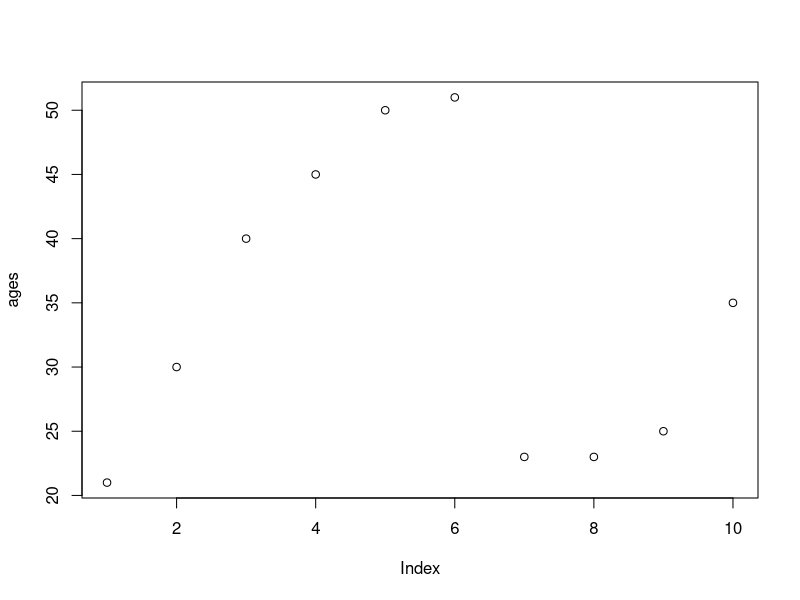
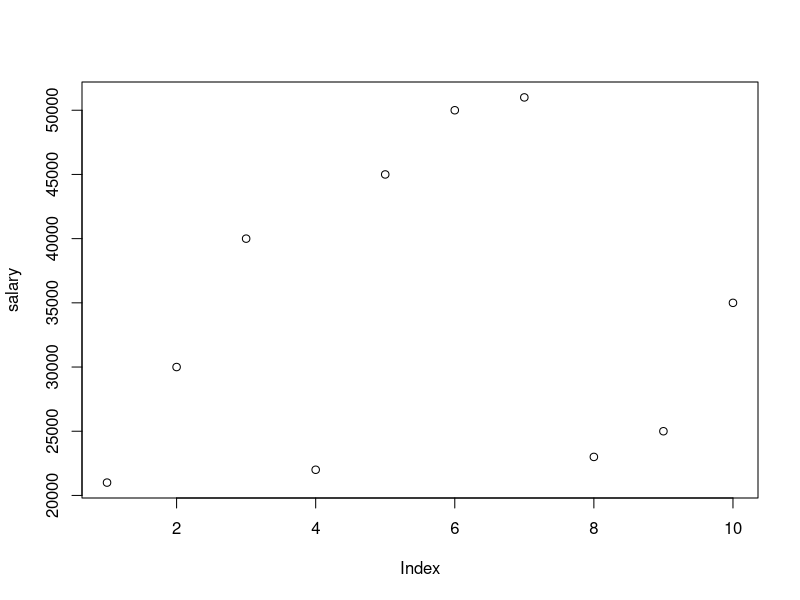
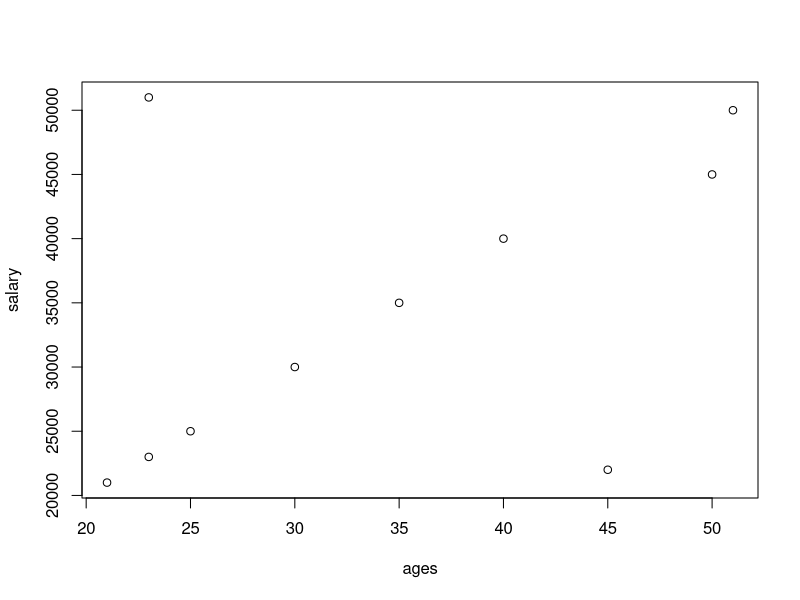
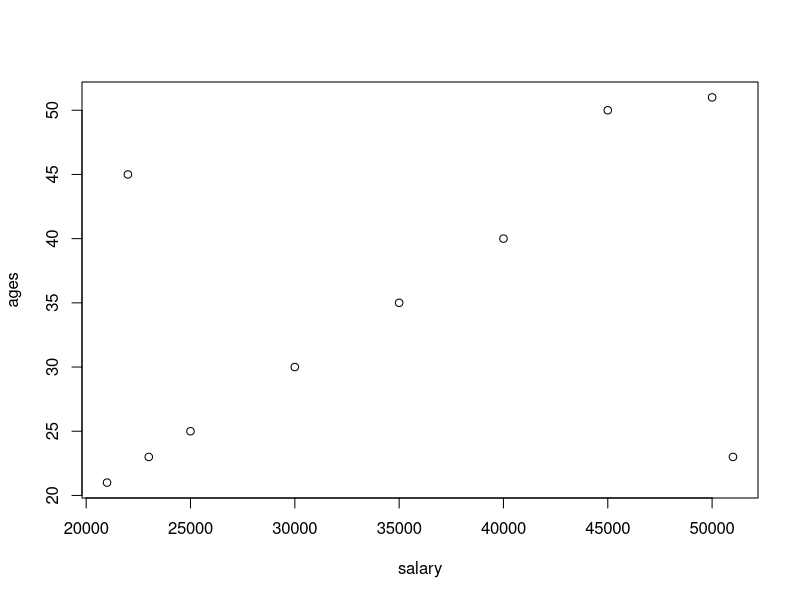
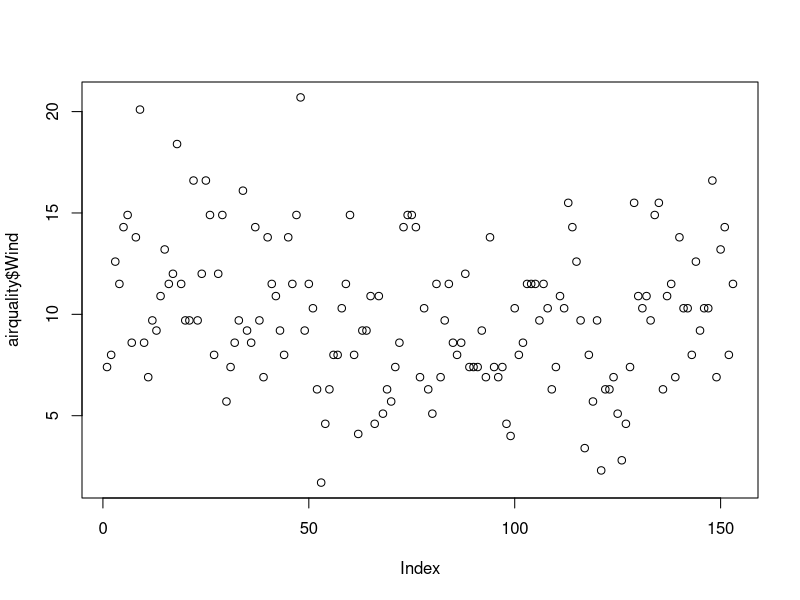
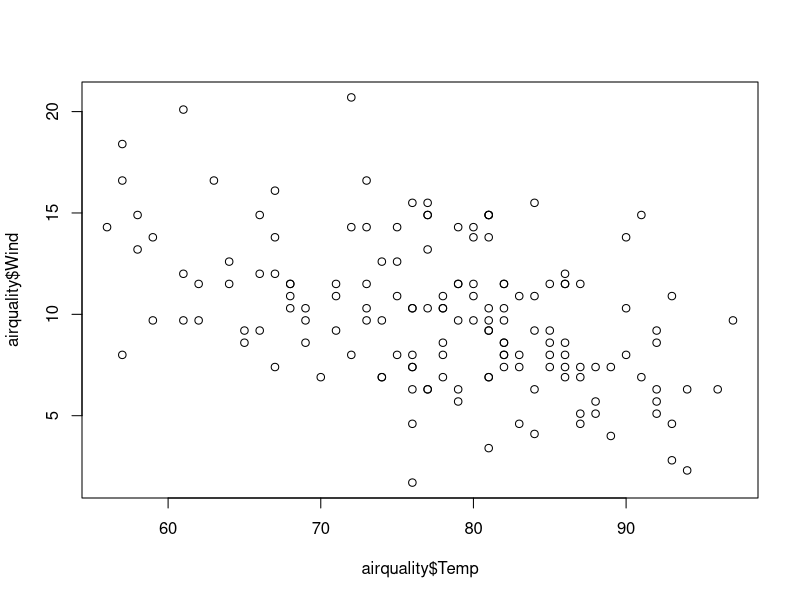
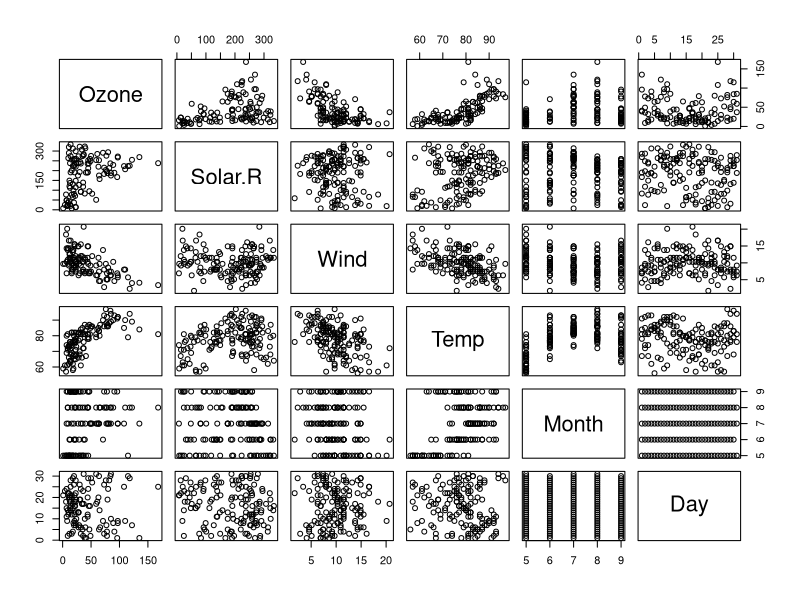
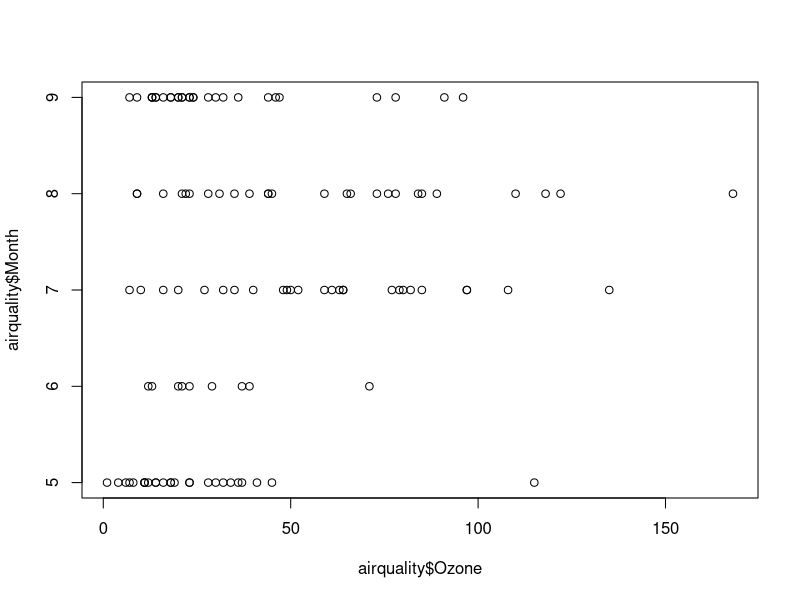

The R script that drew these images, in order: (Note: this script raises an error after producing the figures.)
ages = c(21,30,40,45,50,51,23,23,25,35)
plot(ages)
salary = c(21000,30000,40000,22000,45000,50000,51000,23000,25000,35000)
plot(salary)
plot(ages,salary)
plot(salary,ages)
help(plot)
airquality =  datasets::airquality
head(airquality,10)
summary(airquality,c[,5])
summary(airquality)
#visualization
plot(airquality$Wind)
plot(airquality$Temp,airquality$Wind,type="p")
plot(airquality)
plot(airquality$Ozone,airquality$Month)
plot(airquality$Wind,type= "l")
plot (airquality$wind,type= "b")
plot(airquality$Wind,
     xlab = "Ozone Concentration",
     ylab = "no of Instances",
     main = "Ozone levels in sikar",
     col = "red",
     type = "l")
#horizontal bar plot
barplot(airquality$Ozone,
        main = "ozone concenteration",
        ylab = "ozone levels",
        col = "blue",
        horiz = T,
        axes = T)
help(barplot)
#histogram
hist(airquality$Temp,
     main = "Solar Radiation values in air",
     xlab = "Solar Red",
     col = "blue",
     border = "red")
help(hist)
#single box plot
boxplot(airquality$Wind,
        main = "Boxplot",
        col = "blue",
        horizontal = T)
boxplot.stats(airquality$Wind)$out

#multiple box plot
boxplot(airquality[,1:4],
        main = "Multiple box plot",
        horizontal = TRUE,
        col = "red")
help(par)
par(mfrow=c(3,3),mar=c(1,2,1,2),las = 0,bty="o")
plot(airquality$Ozone)
plot(airquality$Ozone,airquality$Wind)
plot(airquality$Ozone,type="l")
plot(airquality$Wind,type="p")
boxplot(airquality$Wind,
        main = "Boxplot",
        col = "blue",
        horizontal = T)
boxplot(airquality[,1:4],
        main = "Multiple box plot",
        horizontal = TRUE,
        col = "red")
barplot(airquality$Ozone,
        main = "ozone concenteration",
        ylab = "ozone levels",
        col = "blue",
        horiz = T,
        axes = T)
plot(airquality$Wind,
     xlab = "Ozone Concentration",
     ylab = "no of Instances",
     main = "Ozone levels in sikar",
     col = "red",
     type = "l")
plot(airquality$Wind,
     xlab = "Ozone Concentration",
     ylab = "no of Instances",
     main = "Ozone levels in sikar",
     col = "red",
     type = "l")
#considering na values
airquality
max(airquality$Wind)
min(airquality$Temp)
min(airquality$Solar.R)
mean(airquality$Solar.R)
mean(airquality$Wind)
mean(airquality$Solar.R,na.rm=T)
median(airquality$Ozone)
median(airquality$Ozone,na.rm=T)
var(airquality$Wind)
sd(airquality$Ozone,na.rm=T)
skewness(airquality$Ozone,na.rm=T)
kurtosis(airquality$Ozone,na.rm=T)
par(mfrow=c(2,2),mar=c(1,2,1,2),las = 0,bty="o")
plot(density(airquality$Wind))
plot(density(airquality$Ozone,na.rm = T))
e_quakes=datasets::quales